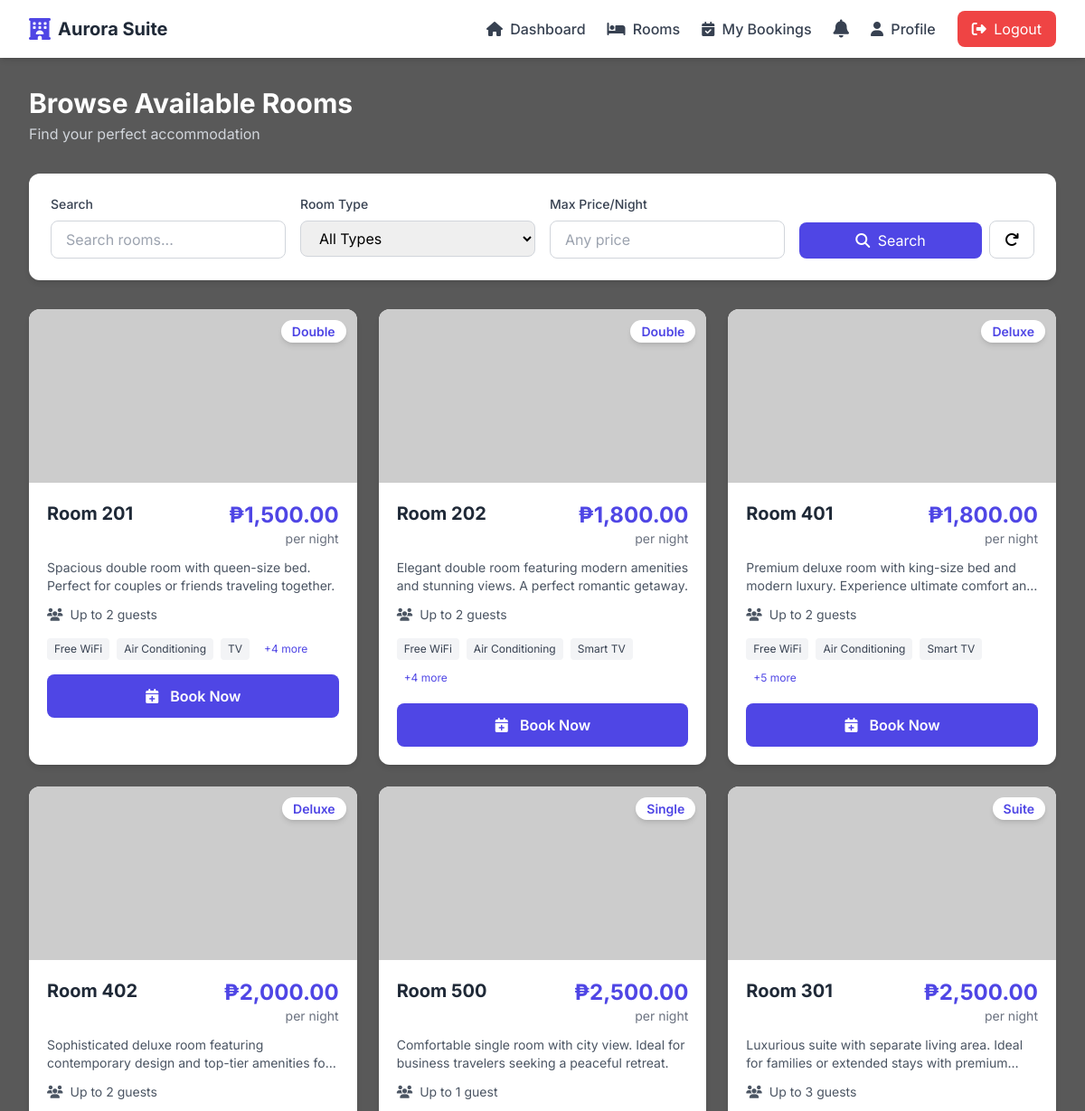
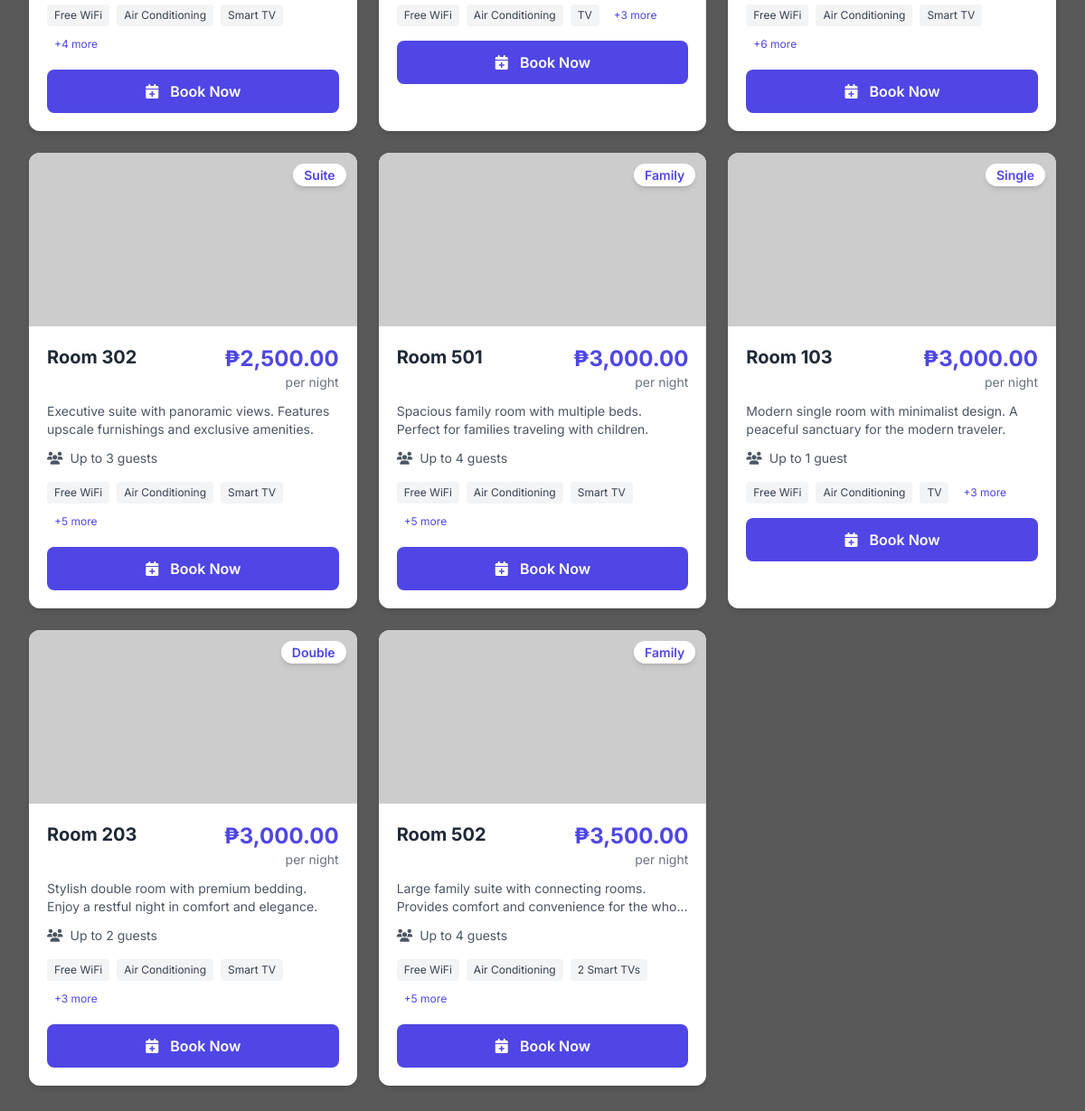
Page /user/rooms.php (signed in) on the committed database (2 pictures, top to bottom).
### tables this page shows
CREATE TABLE `rooms` (
  `id` int(11) NOT NULL,
  `room_number` varchar(20) NOT NULL,
  `room_type` enum('single','double','suite','deluxe','family') NOT NULL,
  `capacity` int(11) NOT NULL,
  `price_per_night` decimal(10,2) NOT NULL,
  `description` text DEFAULT NULL,
  `amenities` text DEFAULT NULL,
  `image` varchar(255) DEFAULT NULL,
  `status` enum('available','unavailable') DEFAULT 'available',
  `created_at` timestamp NOT NULL DEFAULT current_timestamp(),
  `updated_at` timestamp NOT NULL DEFAULT current_timestamp() ON UPDATE current_timestamp()
);

### config/config.php (called while the page is built, shortened)
<?php
function formatCurrency($amount) {
    return '₱' . number_format($amount, 2);
}
?>

### user/rooms.php (the view, shortened to what this page needs)
<?php
require_once __DIR__ . '/../config/config.php';
require_once __DIR__ . '/../config/middleware.php';
$max_price = isset($_GET['max_price']) ? (int)$_GET['max_price'] : 0;
$search = isset($_GET['search']) ? sanitize($_GET['search']) : '';
$query = "SELECT * FROM rooms WHERE status = 'available'";
$query .= " ORDER BY price_per_night ASC";
$stmt = $conn->prepare($query);
$stmt->execute();
$rooms = $stmt->get_result();
$occupiedRooms = [];
?>
<!DOCTYPE html>
<html lang="en">
<head>
    <script src="https://cdn.tailwindcss.com"></script>
    <link rel="stylesheet" href="https://cdnjs.cloudflare.com/ajax/libs/font-awesome/6.4.0/css/all.min.css">
</head>
<body style="min-height: 100vh;">
    <?php include __DIR__ . '/../includes/user_nav.php'; ?>
    <div class="max-w-7xl mx-auto px-4 sm:px-6 lg:px-8 py-8">
        <div class="mb-8">
            <h1 class="text-3xl font-bold text-white">Browse Available Rooms</h1>
            <p class="text-gray-300 mt-1">Find your perfect accommodation</p>
        </div>
        <div class="bg-white rounded-xl shadow-md p-6 mb-8">
            <form method="GET" action="" class="grid grid-cols-1 md:grid-cols-4 gap-4">
                <div>
                    <label class="block text-sm font-medium text-gray-700 mb-2">Search</label>
                    <input
                        type="text"
                        name="search"
                        placeholder="Search rooms..."
                        value="<?php echo htmlspecialchars($search); ?>"
                        class="w-full px-4 py-2 border border-gray-300 rounded-lg focus:ring-2 focus:ring-indigo-500 focus:border-transparent"
                    >
                </div>
                <div>
                    <label class="block text-sm font-medium text-gray-700 mb-2">Room Type</label>
                    <select
                        name="type"
                        class="w-full px-4 py-2 border border-gray-300 rounded-lg focus:ring-2 focus:ring-indigo-500 focus:border-transparent"
                    >
                        <option value="">All Types</option>
                    </select>
                </div>
                <div>
                    <label class="block text-sm font-medium text-gray-700 mb-2">Max Price/Night</label>
                    <input
                        type="number"
                        name="max_price"
                        placeholder="Any price"
                        value="<?php echo $max_price > 0 ? $max_price : ''; ?>"
                        class="w-full px-4 py-2 border border-gray-300 rounded-lg focus:ring-2 focus:ring-indigo-500 focus:border-transparent"
                    >
                </div>
                <div class="flex items-end space-x-2">
                    <button
                        type="submit"
                        class="flex-1 bg-indigo-600 hover:bg-indigo-700 text-white py-2 rounded-lg transition-colors"
                    >
                        <i class="fas fa-search mr-1"></i> Search
                    </button>
                    <a
                        href="rooms.php"
                        class="px-4 py-2 border border-gray-300 rounded-lg hover:bg-gray-50 transition-colors"
                    >
                        <i class="fas fa-redo"></i>
                    </a>
                </div>
            </form>
        </div>
        <?php if ($rooms->num_rows > 0): ?>
            <div class="grid grid-cols-1 md:grid-cols-2 lg:grid-cols-3 gap-6">
                <?php while ($room = $rooms->fetch_assoc()): ?>
                    <div class="bg-white rounded-xl shadow-md overflow-hidden transform hover:scale-105 transition-all hover:shadow-xl">
                        <div class="relative h-48 overflow-hidden">
                            <?php
                                $imageSrc = $room['image'];
                            ?>
                            <img
                                src="<?php echo htmlspecialchars($imageSrc); ?>"
                                alt="Room <?php echo htmlspecialchars($room['room_number']); ?>"
                                class="w-full h-full object-cover"
                                loading="lazy"
                                onerror="this.src='https://via.placeholder.com/400x300?text=Room+<?php echo $room['room_number']; ?>'"
                            >
                            <div class="absolute top-3 right-3">
                                <span class="bg-white px-3 py-1 rounded-full text-sm font-semibold text-indigo-600 shadow-md">
                                    <?php echo ucfirst($room['room_type']); ?>
                                </span>
                            </div>
                        </div>
                        <div class="p-5">
                            <div class="flex justify-between items-start mb-3">
                                <h3 class="text-xl font-bold text-gray-800">Room <?php echo htmlspecialchars($room['room_number']); ?></h3>
                                <div class="text-right">
                                    <p class="text-2xl font-bold text-indigo-600"><?php echo formatCurrency($room['price_per_night']); ?></p>
                                    <p class="text-sm text-gray-500">per night</p>
                                </div>
                            </div>
                            <p class="text-gray-600 text-sm mb-3 line-clamp-2"><?php echo htmlspecialchars($room['description']); ?></p>
                            <div class="flex items-center text-gray-600 text-sm mb-4">
                                <i class="fas fa-users mr-2"></i>
                                <span>Up to <?php echo $room['capacity']; ?> guest<?php echo $room['capacity'] > 1 ? 's' : ''; ?></span>
                            </div>
                            <div class="mb-4">
                                <?php
                                $amenities = explode(',', $room['amenities']);
                                $display_amenities = array_slice($amenities, 0, 3);
                                ?>
                                <div class="flex flex-wrap gap-2">
                                    <?php foreach ($display_amenities as $amenity): ?>
                                        <span class="text-xs bg-gray-100 text-gray-700 px-2 py-1 rounded">
                                            <?php echo trim($amenity); ?>
                                        </span>
                                    <?php endforeach; ?>
                                    <?php if (count($amenities) > 3): ?>
                                        <span class="text-xs text-indigo-600 px-2 py-1">
                                            +<?php echo count($amenities) - 3; ?> more
                                        </span>
                                    <?php endif; ?>
                                </div>
                            </div>
                            <?php $isOccupied = in_array((int)$room['id'], $occupiedRooms, true); ?>
                            <?php if ($isOccupied): ?>
                                <button
                                    class="block w-full bg-gray-400 cursor-not-allowed text-white text-center py-3 rounded-lg font-semibold"
                                    disabled
                                    title="This room is currently occupied"
                                >
                                    <i class="fas fa-bed mr-2"></i> Currently Occupied
                                </button>
                            <?php else: ?>
                                <a
                                    href="book.php?room_id=<?php echo $room['id']; ?>"
                                    class="block w-full bg-indigo-600 hover:bg-indigo-700 text-white text-center py-3 rounded-lg font-semibold transition-colors"
                                >
                                    <i class="fas fa-calendar-plus mr-2"></i> Book Now
                                </a>
                            <?php endif; ?>
                        </div>
                    </div>
                <?php endwhile; ?>
            </div>
        <?php endif; ?>
    </div>
</body>
</html>

### user/rooms.php (style rules this page uses)
body { font-family: 'Inter', sans-serif; }
body { background-image: url('https://images.unsplash.com/photo-1582719478250-c89cae4dc85b?q=80&w=2070'); background-size: cover; background-position: center; background-attachment: fixed; min-height: 100vh; }
body::before { content: ''; position: fixed; top: 0; left: 0; width: 100%; height: 100%; background: rgba(0, 0, 0, 0.65); z-index: -1; }

### rows in the picture
rooms: room_type "Double", room_number "201", price_per_night "₱1,500.00", description "Spacious double room with queen-size bed. Perfect for couples or friends traveling together.", capacity "2", amenities "Free WiFi", amenities "Air Conditioning", amenities "TV", count($amenities)-3 "4"
rooms: room_type "Double", room_number "202", price_per_night "₱1,800.00", description "Elegant double room featuring modern amenities and stunning views. A perfect romantic getaway.", capacity "2", amenities "Free WiFi", amenities "Air Conditioning", amenities "Smart TV", count($amenities)-3 "4"
rooms: room_type "Deluxe", room_number "401", price_per_night "₱1,800.00", description "Premium deluxe room with king-size bed and modern luxury. Experience ultimate comfort…", capacity "2", amenities "Free WiFi", amenities "Air Conditioning", amenities "Smart TV", count($amenities)-3 "5"
rooms: room_type "Deluxe", room_number "402", price_per_night "₱2,000.00", description "Sophisticated deluxe room featuring contemporary design and top-tier amenities…", capacity "2", amenities "Free WiFi", amenities "Air Conditioning", amenities "Smart TV", count($amenities)-3 "4"
rooms: room_type "Single", room_number "500", price_per_night "₱2,500.00", description "Comfortable single room with city view. Ideal for business travelers seeking a peaceful retreat.", capacity "1", amenities "Free WiFi", amenities "Air Conditioning", amenities "TV", count($amenities)-3 "3"
rooms: room_type "Suite", room_number "301", price_per_night "₱2,500.00", description "Luxurious suite with separate living area. Ideal for families or extended stays with…", capacity "3", amenities "Free WiFi", amenities "Air Conditioning", amenities "Smart TV", count($amenities)-3 "6"
rooms: room_type "Suite", room_number "302", price_per_night "₱2,500.00", description "Executive suite with panoramic views. Features upscale furnishings and exclusive amenities.", capacity "3", amenities "Free WiFi", amenities "Air Conditioning", amenities "Smart TV", count($amenities)-3 "5"
rooms: room_type "Family", room_number "501", price_per_night "₱3,000.00", description "Spacious family room with multiple beds. Perfect for families traveling with children.", capacity "4", amenities "Free WiFi", amenities "Air Conditioning", amenities "Smart TV", count($amenities)-3 "5"
rooms: room_type "Single", room_number "103", price_per_night "₱3,000.00", description "Modern single room with minimalist design. A peaceful sanctuary for the modern traveler.", capacity "1", amenities "Free WiFi", amenities "Air Conditioning", amenities "TV", count($amenities)-3 "3"
rooms: room_type "Double", room_number "203", price_per_night "₱3,000.00", description "Stylish double room with premium bedding. Enjoy a restful night in comfort and elegance.", capacity "2", amenities "Free WiFi", amenities "Air Conditioning", amenities "Smart TV", count($amenities)-3 "3"
rooms: room_type "Family", room_number "502", price_per_night "₱3,500.00", description "Large family suite with connecting rooms. Provides comfort and convenience for the…", capacity "4", amenities "Free WiFi", amenities "Air Conditioning", amenities "2 Smart TVs", count($amenities)-3 "5"

### other values in the picture
APP_NAME "Aurora Suite"
